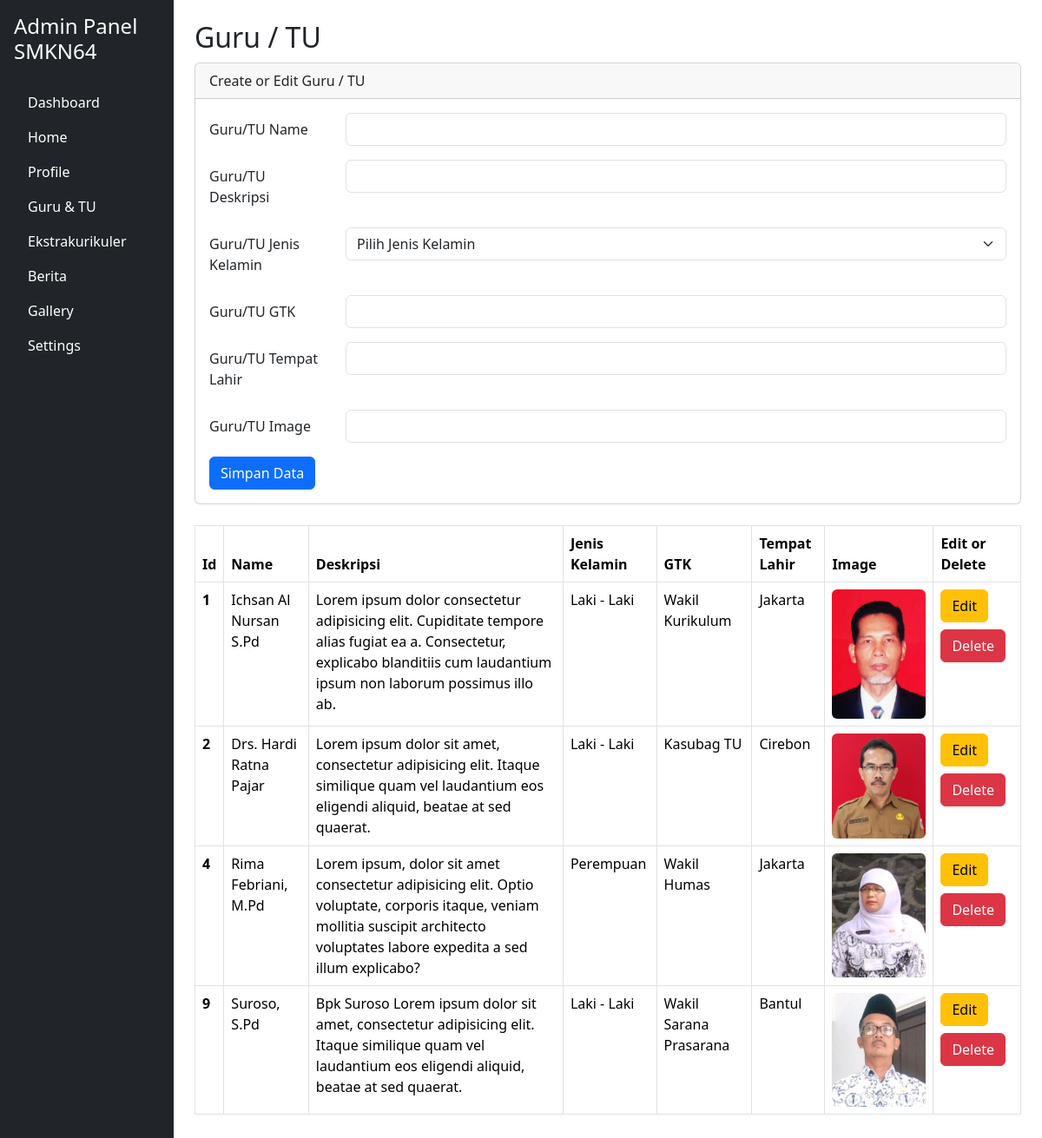
The page /WEP64/admin/guru_tu.php on the database its author committed.
### tables this page shows
CREATE TABLE `tbl_guru_tu` (
  `id` int(11) NOT NULL,
  `guru_tu_name` varchar(255) DEFAULT NULL,
  `guru_tu_deskripsi` text DEFAULT NULL,
  `guru_tu_jenkel` enum('Laki - Laki','Perempuan') DEFAULT NULL,
  `guru_tu_gtk` varchar(255) DEFAULT NULL,
  `guru_tu_tmpt_lahir` varchar(255) DEFAULT NULL,
  `guru_tu_img` varchar(255) DEFAULT NULL
);

### WEP64/admin/guru_tu.php (the view, shortened to what this page needs)
<?php
include '../koneksi.php'
?>
<?php
$name = "";
$deskripsi = "";
$gtk = "";
$tmpt_lahir = "";
$img = "";
?>
<!DOCTYPE html>
<html lang="en">
<head>
  <link href="https://cdn.jsdelivr.net/npm/bootstrap@5.3.3/dist/css/bootstrap.min.css" rel="stylesheet">
</head>
<body>
  <div class="container-fluid">
    <div class="row">
       <?php include 'side_bar.php' ?>
      <main class="col-md-9 ms-sm-auto col-lg-10 px-md-4 py-4">
        <h2>Guru / TU</h2>
        <div class="max-auto mb-4">
          <div class="card">
            <div class="card-header">
              Create or Edit Guru / TU
            </div>
            <div class="card-body">
              <form action="" method="POST">
                <div class="mb-3 row">
                  <label for="title" class="col-sm-2 col-form-label">Guru/TU Name</label>
                  <div class="col-sm-10">
                    <input type="text" class="form-control" name="name" id="name" value="<?= $name ?>">
                  </div>
                </div>
                <div class="mb-3 row">
                  <label for="deskripsi" class="col-sm-2 col-form-label">Guru/TU Deskripsi</label>
                  <div class="col-sm-10">
                    <input type="text" class="form-control" name="deskripsi" id="deskripsi" value="<?= $deskripsi ?>">
                  </div>
                </div>
                <div class="mb-3 row">
                  <label for="deskripsi" class="col-sm-2 col-form-label">Guru/TU Jenis Kelamin</label>
                  <div class="col-sm-10">
                    <select class="form-select" name="jenkel" id="jenkel" aria-label="Default select example">
                      <option selected>Pilih Jenis Kelamin</option>
                    </select>
                  </div>
                </div>
                <div class="mb-3 row">
                  <label for="deskripsi" class="col-sm-2 col-form-label">Guru/TU GTK</label>
                  <div class="col-sm-10">
                    <input type="text" class="form-control" name="gtk" id="gtk" value="<?= $gtk ?>">
                  </div>
                </div>
                <div class="mb-3 row">
                  <label for="deskripsi" class="col-sm-2 col-form-label">Guru/TU Tempat Lahir</label>
                  <div class="col-sm-10">
                    <input type="text" class="form-control" name="lahir" id="lahir" value="<?= $tmpt_lahir ?>">
                  </div>
                </div>
                <div class="mb-3 row">
                  <label for="logo" class="col-sm-2 col-form-label">Guru/TU Image</label>
                  <div class="col-sm-10">
                    <input type="text" class="form-control" name="image" id="image" value="<?= $img ?>">
                  </div>
                </div>
                <div class="col-12">
                  <input type="submit" name="submit" value="Simpan Data" class="btn btn-primary">
                </div>
              </form>
            </div>
          </div>
        </div>
        <table class="table table-bordered">
          <thead>
            <tr>
              <th scope="col">Id</th>
              <th scope="col">Name</th>
              <th scope="col">Deskripsi</th>
              <th scope="col">Jenis Kelamin</th>
              <th scope="col">GTK</th>
              <th scope="col">Tempat Lahir</th>
              <th scope="col">Image</th>
              <th scope="col">Edit or Delete</th>
            </tr>
          </thead>
          <?php
          $sql = "SELECT * from tbl_guru_tu";
          $query = mysqli_query($conn, $sql);
          while ($guru_tu = mysqli_fetch_array($query)) {
          ?>
            <tbody>
              <tr>
                <th scope="row"><?= $guru_tu['id'] ?></th>
                <td><?= $guru_tu['guru_tu_name'] ?></td>
                <td><?= $guru_tu['guru_tu_deskripsi'] ?></td>
                <td><?= $guru_tu['guru_tu_jenkel'] ?></td>
                <td><?= $guru_tu['guru_tu_gtk'] ?></td>
                <td><?= $guru_tu['guru_tu_tmpt_lahir'] ?></td>
                <td>
                  <img class="img rounded" src="../<?= $guru_tu['guru_tu_img'] ?>" alt="">
                </td>
                <td scope="row">
                  <a href="guru_tu.php?op=edit&id=<?= $guru_tu['id'] ?>">
                    <div class="btn btn-warning mb-2">Edit</div>
                  </a>
                  <a href="guru_tu.php?op=delete&id=<?= $guru_tu['id'] ?>" onclick="return confirm ('Yakin Mau Delete Data?')">
                    <div class="btn btn-danger">Delete</div>
                  </a>
                </td>
              </tr>
            </tbody>
          <?php } ?>
        </table>
</body>
</html>

### WEP64/admin/guru_tu.php (style rules this page uses)
body { min-height: 100vh; }
.card { margin-top: 10px; }
.img { width: 108px; height: auto; }

### rows shown on the page
tbl_guru_tu: id "1", guru_tu_name "Ichsan Al Nursan S.Pd", guru_tu_deskripsi "Lorem ipsum dolor consectetur adipisicing elit. Cupiditate tempore alias fugiat ea a. Consectetur, explicabo blanditiis cum laudantium ipsum non laborum possimus illo ab.", guru_tu_jenkel "Laki - Laki", guru_tu_gtk "Wakil Kurikulum", guru_tu_tmpt_lahir "Jakarta", guru_tu_img (picture)
tbl_guru_tu: id "2", guru_tu_name "Drs. Hardi Ratna Pajar", guru_tu_deskripsi "Lorem ipsum dolor sit amet, consectetur adipisicing elit. Itaque similique quam vel laudantium eos eligendi aliquid, beatae at sed quaerat.", guru_tu_jenkel "Laki - Laki", guru_tu_gtk "Kasubag TU", guru_tu_tmpt_lahir "Cirebon", guru_tu_img (picture)
tbl_guru_tu: id "4", guru_tu_name "Rima Febriani, M.Pd", guru_tu_deskripsi "Lorem ipsum, dolor sit amet consectetur adipisicing elit. Optio voluptate, corporis itaque, veniam mollitia suscipit architecto voluptates labore expedita a sed illum explicabo?", guru_tu_jenkel "Perempuan", guru_tu_gtk "Wakil Humas", guru_tu_tmpt_lahir "Jakarta", guru_tu_img (picture)
tbl_guru_tu: id "9", guru_tu_name "Suroso, S.Pd", guru_tu_deskripsi "Bpk Suroso Lorem ipsum dolor sit amet, consectetur adipisicing elit. Itaque similique quam vel laudantium eos eligendi aliquid, beatae at sed quaerat.", guru_tu_jenkel "Laki - Laki", guru_tu_gtk "Wakil Sarana Prasarana", guru_tu_tmpt_lahir "Bantul", guru_tu_img (picture)
